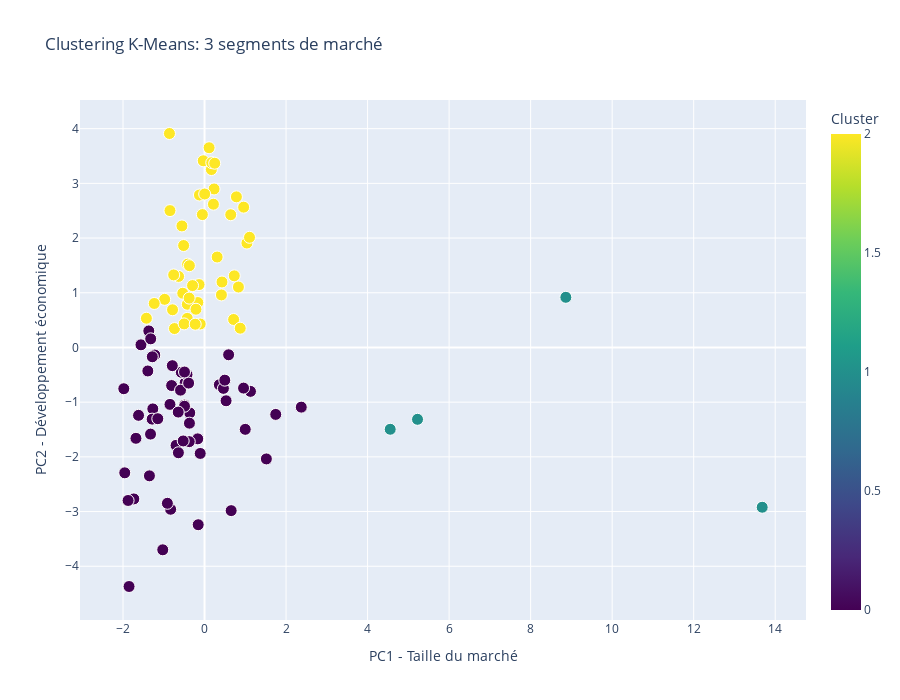

Source (notebook cell):
### Markdown cell above
Basé sur l'analyse de silhouette, **k=3 groupes** fournit le meilleur équilibre:
- **Méthode du coude**: Suggère le coude autour de k=3-4
- **Score de silhouette**: k=3 a un score fort, indiquant des groupes bien séparés
- **Interprétabilité**: 3 groupes permettent une segmentation significative du marché

Procédure avec k=3 pour la segmentation finale du marché.

### Code cell
# Visualisation interactive des groupes de clustering
k = 3
kmeans = KMeans(n_clusters=k, random_state=42, n_init=10)
df_pca['Cluster'] = kmeans.fit_predict(df_pca[['PC1', 'PC2']])

# Graphique de dispersion interactif de type 3D
fig = px.scatter(df_pca, 
                x='PC1', 
                y='PC2', 
                color='Cluster',
                size='Cluster',
                hover_data=['Country Code'] if 'Country Code' in df_pca.columns else None,
                title='Clustering K-Means: 3 segments de marché',
                labels={'PC1': 'PC1 - Taille du marché', 'PC2': 'PC2 - Développement économique'},
                color_continuous_scale='Viridis')

fig.update_traces(marker=dict(size=12, line=dict(width=1, color='white')))
fig.update_layout(width=900, height=700)
fig.show()

# Afficher le résumé de la distribution des groupes
cluster_counts = df_pca['Cluster'].value_counts().sort_index()
print(f"Résultats du clustering K-Means avec k=3")
print(f"Distribution des groupes:\n{cluster_counts}")
print(f"\nNombre total de pays analysés: {len(df_pca)}")
for cluster_id in cluster_counts.index:
    pct = (cluster_counts[cluster_id] / len(df_pca)) * 100
    print(f"  Groupe {int(cluster_id)}: {cluster_counts[cluster_id]} pays ({pct:.1f}%)")

### Figure 1 — Plotly figure (JSON) as saved in the notebook; plotly's stock layout.template omitted (floating-point values rounded to 4 significant figures)
{"data": [{"customdata": [["AFG"], ["AGO"], ["ARE"], ["ARG"], ["ARM"], ["ATG"], ["AUS"], ["AUT"], ["BEL"], ["BEN"], ["BGD"], ["BGR"], ["BHR"], ["BIH"], ["BLR"], ["BOL"], ["BRA"], ["BTN"], ["BWA"], ["CAF"], ["CAN"], ["CHE"], ["CHL"], ["CHN"], ["CMR"], ["COG"], ["CRI"], ["CYP"], ["CZE"], ["DEU"], ["DNK"], ["DOM"], ["EGY"], ["ESP"], ["EST"], ["FIN"], ["FJI"], ["GAB"], ["GBR"], ["GEO"], ["GHA"], ["GIN"], ["GRC"], ["GRD"], ["GTM"], ["HKG"], ["HND"], ["HRV"], ["HUN"], ["IDN"], ["IND"], ["IRL"], ["IRN"], ["IRQ"], ["ISL"], ["ISR"], ["ITA"], ["JAM"], ["JPN"], ["KAZ"], ["KGZ"], ["KOR"], ["KWT"], ["LKA"], ["LTU"], ["LUX"], ["LVA"], ["MDA"], ["MEX"], ["MKD"], ["MLT"], ["MNE"], ["MUS"], ["MYS"], ["NAM"], ["NGA"], ["NIC"], ["NLD"], ["NOR"], ["OMN"], ["PER"], ["PHL"], ["POL"], ["PRT"], ["PRY"], ["ROU"], ["RUS"], ["RWA"], ["SAU"], ["SLV"], ["SRB"], ["SVN"], ["SWE"], ["TGO"], ["THA"], ["TJK"], ["TTO"], ["TUR"], ["UKR"], ["URY"], ["USA"], ["UZB"], ["VNM"], ["ZAF"]], "hovertemplate": "PC1 - Taille du marché=%{x}<br>PC2 - Développement économique=%{y}<br>Cluster=%{marker.color}<br>Country Code=%{customdata[0]}<extra></extra>", "legendgroup": "", "marker": {"color": [0, 0, 2, 0, 0, 2, 2, 2, 2, 0, 0, 2, 2, 0, 0, 0, 1, 0, 0, 0, 2, 2, 2, 1, 0, 0, 2, 2, 2, 2, 2, 0, 0, 2, 2, 2, 0, 0, 2, 0, 0, 0, 2, 0, 0, 2, 0, 2, 2, 0, 1, 2, 0, 0, 2, 2, 2, 0, 2, 0, 0, 2, 2, 0, 2, 2, 2, 0, 0, 0, 2, 0, 2, 2, 0, 0, 0, 2, 2, 2, 0, 0, 2, 2, 0, 2, 0, 0, 2, 0, 0, 2, 2, 0, 0, 0, 0, 0, 0, 2, 1, 0, 0, 0], "coloraxis": "coloraxis", "line": {"color": "white", "width": 1}, "size": 12, "sizemode": "area", "sizeref": 0.005, "symbol": "circle"}, "mode": "markers", "name": "", "orientation": "v", "showlegend": false, "type": "scatter", "x": [-1.025, -1.734, -0.5549, 0.5287, -1.269, -1.426, 0.7823, -0.05299, 0.2178, -1.683, -0.106, -0.7371, -0.9779, -0.4767, -0.1668, -0.3749, 5.225, -1.391, -1.367, -1.851, 0.9595, 0.112, -0.1059, 13.68, -0.8313, -1.957, -0.4235, -0.5345, -0.4146, 0.6425, 0.168, -0.4301, 0.9986, 0.7295, -0.5131, 0.2345, -0.8071, -1.619, 1.04, -1.221, -1.285, -1.875, -0.1647, -1.56, -0.4952, -0.8476, -0.3628, -0.4216, -0.2098, 2.374, 4.555, -0.03194, 0.6533, -0.9113, -0.1248, 0.4141, 0.428, -0.5695, 1.103, -0.5891, -1.325, 0.3093, -0.785, -0.3702, -0.3716, -0.8609, -0.6367, -0.8477, 1.747, -1.321, -0.7573, -1.281, -0.5009, 0.7135, -1.981, -0.1553, -0.6982, 0.1773, 0.2492, -1.235, 0.3636, 0.4632, 0.8316, -0.1349, -0.3903, -0.2288, 1.517, -1.147, 0.8755, -0.4913, -0.4914, -0.2939, 0.003609, -1.352, 0.5909, -0.641, -0.7907, 1.127, -0.5235, -0.3771, 8.864, -0.6452, 0.4967, 0.9575], "xaxis": "x", "y": [-3.699, -2.769, 2.222, -0.9745, -1.123, 0.5344, 2.753, 2.429, 2.619, -1.661, -1.937, 0.3456, 0.8798, -0.6482, -1.671, -1.722, -1.314, -0.4297, 0.3023, -4.37, 2.565, 3.652, 0.429, -2.921, -2.958, -2.292, 0.5317, 0.9913, 1.523, 2.427, 3.253, -0.4981, -1.497, 1.309, 1.863, 2.898, -0.6964, -1.241, 1.909, -0.1385, -1.31, -2.797, 0.8215, 0.04803, -1.054, 2.502, -1.197, 0.7901, 0.6986, -1.091, -1.496, 3.413, -2.983, -2.849, 2.787, 0.9606, 1.197, -0.4535, 2.014, -0.7804, -1.584, 1.653, 0.6889, -1.384, 1.495, 3.912, 1.299, -1.041, -1.224, 0.1574, 1.326, -0.1704, 0.4307, 0.5116, -0.7544, -3.241, -1.789, 3.379, 3.368, 0.8041, -0.6825, -0.7479, 1.105, 1.149, -0.6516, 0.425, -2.037, -1.302, 0.3522, -1.075, -0.4489, 1.131, 2.806, -2.347, -0.1339, -1.925, -0.3328, -0.8028, -1.709, 0.9023, 0.9166, -1.181, -0.5976, -0.7433], "yaxis": "y"}], "layout": {"coloraxis": {"colorbar": {"title": {"text": "Cluster"}}, "colorscale": [[0, "#440154"], [0.1111, "#482878"], [0.2222, "#3e4989"], [0.3333, "#31688e"], [0.4444, "#26828e"], [0.5556, "#1f9e89"], [0.6667, "#35b779"], [0.7778, "#6ece58"], [0.8889, "#b5de2b"], [1, "#fde725"]]}, "height": 700, "legend": {"itemsizing": "constant", "tracegroupgap": 0}, "title": {"text": "Clustering K-Means: 3 segments de marché"}, "width": 900, "xaxis": {"anchor": "y", "domain": [0, 1], "title": {"text": "PC1 - Taille du marché"}}, "yaxis": {"anchor": "x", "domain": [0, 1], "title": {"text": "PC2 - Développement économique"}}}}
